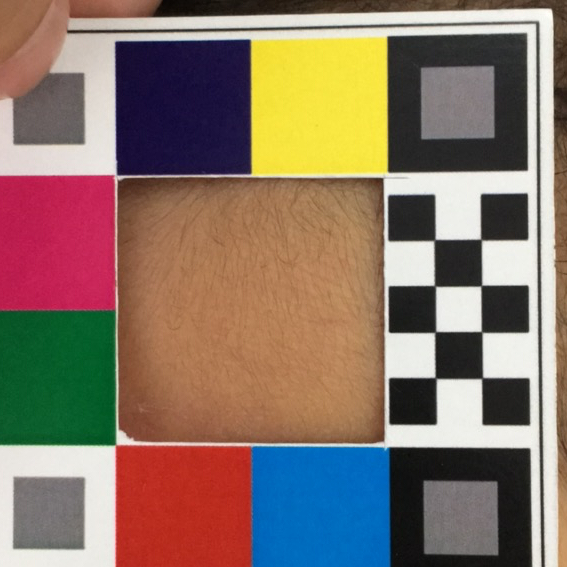
#> input picture sample_images/0001-1.jpg, 567 x 567 px
$ python -i data_preprocessing.py   (imports and definitions only)
#> lines starting #> are read from the running program, lines starting #| are printed output that depends on the picture
"""
Neonatal Jaundice Detection - Data Preprocessing
Step 3: Data Preprocessing & Preparation
"""

import pandas as pd
import numpy as np
import matplotlib.pyplot as plt
import seaborn as sns
import cv2
from PIL import Image
import os
from sklearn.model_selection import train_test_split
from sklearn.preprocessing import StandardScaler
import pickle
import warnings
# [1 line not run here, left out]

# ============================================================================
# 1. CONFIGURATION
# ============================================================================

CONFIG = {
    'DATA_PATH': 'NeoJaundice/NeoJaundice/chd_jaundice_published_2.csv',
    'IMAGES_PATH': 'NeoJaundice/NeoJaundice/images/',
    'OUTPUT_DIR': 'preprocessed_data/',

    # Image parameters
    'IMG_HEIGHT': 224,
    'IMG_WIDTH': 224,
    'IMG_CHANNELS': 3,

    # Split ratios
    'TRAIN_RATIO': 0.70,
    'VAL_RATIO': 0.15,
    'TEST_RATIO': 0.15,

    # Other parameters
    'RANDOM_SEED': 14
}

# Create output directory
# [16 lines not run here, left out]

# [1 line that did not run here, left out]
# [3 lines not run here, left out]

# Check for missing values
# [1 line that did not run here, left out]
# [13 lines not run here, left out]

# Get unique patients with their labels
# [1 line that did not run here, left out]
# [1 line that did not run here, left out]
# [1 line that did not run here, left out]

# [3 lines not run here, left out]

# First split: Train + Val vs Test (stratified by treatment)
# [7 lines that did not run here, left out]

# Second split: Train vs Val
val_ratio_adjusted = CONFIG['VAL_RATIO'] / (CONFIG['TRAIN_RATIO'] + CONFIG['VAL_RATIO'])
# [7 lines that did not run here, left out]

# [7 lines not run here, left out]

# Create train, val, test dataframes
# [1 line that did not run here, left out]
# [1 line that did not run here, left out]
# [1 line that did not run here, left out]

# [12 lines not run here, left out]

def extract_color_features(image_path):
    """
    Extract 29 jaundice-specific color features from image
    Color spaces: RGB, HSV, LAB, YCrCb
    Returns 29-dimensional feature vector:

    ✅ Core Color Means (12 features):
    - RGB mean (3)
    - HSV mean (3)
    - LAB mean (3)
    - YCrCb mean (3)

    ✅ Standard Deviations (9 features):
    - RGB std (3)
    - HSV std (3)
    - LAB std (3)

    ✅ Yellow-Dominance Features (8 features):
    - (R+G)/2 - B: Yellow strength
    - R/B: Red-to-blue ratio
    - G/B: Green-to-blue ratio
    - R/G: Red-to-green ratio
    - LAB_b: Direct yellow axis
    - LAB_b/LAB_L: Normalized yellow
    - Cr-Cb: YCrCb yellow indicator
    - HSV_S×HSV_V: Saturation-value product

    Preprocessing steps:
    1. Resize to 224x224
    2. Color calibration using gray patches in calibration card
    3. Extract ONLY skin region from center (exclude calibration card)
    4. Multi-color-space feature extraction from corrected skin
    5. Compute jaundice-specific features based on bilirubin physics
    """
#> called with image_path = 'sample_images/0001-1.jpg'
    try:
        # Read image
        img = cv2.imread(image_path)
#> img is the input picture: shape (567, 567, 3); mean B, G, R 102.1, 116.1, 136.5
        if img is None:
            return None

        # Resize to standard size
        img = cv2.resize(img, (CONFIG['IMG_WIDTH'], CONFIG['IMG_HEIGHT']))
#> img: shape (224, 224, 3)

        # Color calibration using gray world on peripheral regions (calibration card)
        # Sample gray patches from corners where calibration squares are located
        h, w, _ = img.shape
#> h = 224; w = 224
        patch_size = int(h * 0.1)  # 10% of image size
#> patch_size = 22

        # Extract corner gray patches (top-left, top-right, bottom-left, bottom-right)
        gray_patches = []
        gray_patches.append(img[0:patch_size, 0:patch_size])  # top-left
        gray_patches.append(img[0:patch_size, -patch_size:])  # top-right
        gray_patches.append(img[-patch_size:, 0:patch_size])  # bottom-left
        gray_patches.append(img[-patch_size:, -patch_size:])  # bottom-right

        # Calculate average color from gray patches for calibration
        gray_ref = np.mean([patch.mean(axis=(0, 1)) for patch in gray_patches], axis=0)
#> gray_ref = [126.7, 139.1, 156.1]
        avg_gray = gray_ref.mean()
#> avg_gray = 140.6

        # Apply color correction to entire image based on calibration
        img_float = img.astype(np.float32)
        if gray_ref[0] > 0 and gray_ref[1] > 0 and gray_ref[2] > 0:
            img_float[:, :, 0] = np.clip(img_float[:, :, 0] * (avg_gray / gray_ref[0]), 0, 255)
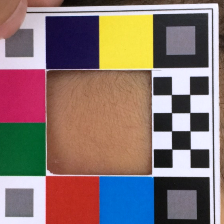
#> img_float: shape (224, 224, 3) float32; mean B, G, R 112.9, 115.9, 136.4
            img_float[:, :, 1] = np.clip(img_float[:, :, 1] * (avg_gray / gray_ref[1]), 0, 255)
            img_float[:, :, 2] = np.clip(img_float[:, :, 2] * (avg_gray / gray_ref[2]), 0, 255)
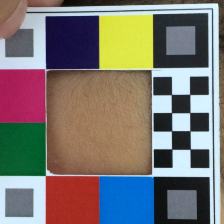
#> img_float: shape (224, 224, 3) float32; mean B, G, R 112.9, 117.2, 122.9

        img_corrected = img_float.astype(np.uint8)

        # Extract ONLY center skin region (exclude calibration card borders)
        # Use inner 40% to avoid calibration patches
        skin_roi = img_corrected[int(0.3*h):int(0.7*h), int(0.3*w):int(0.7*w)]
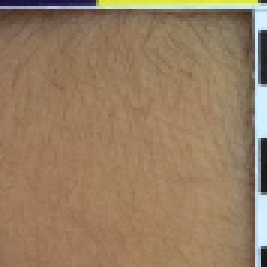
#> skin_roi: shape (89, 89, 3) (shown 3 times larger); mean B, G, R 97.3, 125.4, 151.8

        # Extract features from multiple color spaces (SKIN REGION ONLY)
        epsilon = 1e-6  # Avoid division by zero

        # ===== 1. CORE COLOR MEANS (12 features) =====
        # RGB features (BGR in OpenCV)
        rgb_mean = skin_roi.mean(axis=(0, 1))  # B, G, R means
#> rgb_mean = [97.25, 125.4, 151.8]
        b_mean, g_mean, r_mean = rgb_mean[0], rgb_mean[1], rgb_mean[2]
#> b_mean = 97.25; g_mean = 125.4; r_mean = 151.8

        # HSV features
        hsv = cv2.cvtColor(skin_roi, cv2.COLOR_BGR2HSV)
#> hsv: shape (89, 89, 3); mean H, S, V 20.7, 97, 153.8
        hsv_mean = hsv.mean(axis=(0, 1))  # H, S, V means
#> hsv_mean = [20.72, 96.97, 153.8]
        h_mean, s_mean, v_mean = hsv_mean[0], hsv_mean[1], hsv_mean[2]
#> h_mean = 20.72; s_mean = 96.97; v_mean = 153.8

        # LAB features
        lab = cv2.cvtColor(skin_roi, cv2.COLOR_BGR2LAB)
#> lab: shape (89, 89, 3); mean of channels 0, 1, 2 138.4, 134.4, 147.2
        lab_raw = lab.mean(axis=(0, 1))  # L, A, B means (raw from OpenCV)
#> lab_raw = [138.4, 134.4, 147.2]
        l_mean, a_mean, b_lab_raw = lab_raw[0], lab_raw[1], lab_raw[2]
#> l_mean = 138.4; a_mean = 134.4; b_lab_raw = 147.2
        # Center LAB A and B channels: OpenCV A,B ∈ [0,255] with 128=neutral
        # A_true = A_raw - 128 (negative=green, positive=red)
        # B_true = B_raw - 128 (negative=blue, positive=yellow)
        a_mean = a_mean - 128
#> a_mean = 6.39
        b_lab_mean = b_lab_raw - 128
#> b_lab_mean = 19.16
        lab_mean = np.array([l_mean, a_mean, b_lab_mean])  # Centered LAB
#> lab_mean = [138.4, 6.39, 19.16]

        # YCrCb features
        ycrcb = cv2.cvtColor(skin_roi, cv2.COLOR_BGR2YCrCb)
#> ycrcb: shape (89, 89, 3); mean of channels 0, 1, 2 130.1, 143.6, 109.5
        ycrcb_mean = ycrcb.mean(axis=(0, 1))  # Y, Cr, Cb means
#> ycrcb_mean = [130.1, 143.6, 109.5]
        y_mean, cr_mean, cb_mean = ycrcb_mean[0], ycrcb_mean[1], ycrcb_mean[2]
#> y_mean = 130.1; cr_mean = 143.6; cb_mean = 109.5

        # ===== 2. STANDARD DEVIATIONS (9 features) =====
        # Captures bilirubin variation across skin
        rgb_std = skin_roi.std(axis=(0, 1))  # B, G, R std
#> rgb_std = [30.67, 30.17, 26.68]
        hsv_std = hsv.std(axis=(0, 1))  # H, S, V std
#> hsv_std = [21.57, 20.3, 29.28]
        lab_std_raw = lab.std(axis=(0, 1))  # L, A, B std (raw)
#> lab_std_raw = [28.57, 4.89, 9.67]
        # Note: std is unaffected by centering, but for consistency with means
        lab_std = lab_std_raw  # L_std, A_std, B_std
#> lab_std = [28.57, 4.89, 9.67]

        # ===== 3. YELLOW-DOMINANCE FEATURES (8 features) =====
        # These directly model jaundice/bilirubin physics

        # Yellow strength: (R+G)/2 - B
        yellow_strength = ((r_mean + g_mean) / 2.0) - b_mean
#> yellow_strength = 41.35

        # R/B ratio: Red-to-blue (high in jaundice)
        r_b_ratio = r_mean / (b_mean + epsilon)
#> r_b_ratio = 1.56

        # G/B ratio: Green-to-blue (high in jaundice)
        g_b_ratio = g_mean / (b_mean + epsilon)
#> g_b_ratio = 1.29

        # R/G ratio: Red-to-green balance
        r_g_ratio = r_mean / (g_mean + epsilon)
#> r_g_ratio = 1.21

        # LAB b-channel: Direct yellow axis (positive = yellow)
        lab_b_yellow = b_lab_mean  # Already centered
#> lab_b_yellow = 19.16

        # LAB b/L ratio: Normalized yellow relative to lightness
        lab_b_l_ratio = b_lab_mean / (l_mean + epsilon)  # Uses centered b
#> lab_b_l_ratio = 0.138

        # YCrCb Cr-Cb difference: Yellow indicator
        cr_cb_diff = cr_mean - cb_mean
#> cr_cb_diff = 34.05

        # HSV S×V product: Saturation-value interaction
        sv_product = s_mean * v_mean
#> sv_product = 14918.2

        # ===== COMBINE ALL 29 FEATURES =====
        features = np.concatenate([
            # Core means (12)
            rgb_mean,        # B, G, R (3)
            hsv_mean,        # H, S, V (3)
            lab_mean,        # L, A, B (3)
            ycrcb_mean,      # Y, Cr, Cb (3)

            # Standard deviations (9)
            rgb_std,         # B_std, G_std, R_std (3)
            hsv_std,         # H_std, S_std, V_std (3)
            lab_std,         # L_std, A_std, B_std (3)

            # Yellow-dominance features (8)
            [yellow_strength, r_b_ratio, g_b_ratio, r_g_ratio,
             lab_b_yellow, lab_b_l_ratio, cr_cb_diff, sv_product]
        ])
#> features = 29 values, max 14918.2 at index 28, min 0.138 at index 26, mean 565.9
        return features
    except Exception as e:
        print(f"Error processing {image_path}: {e}")
        return None

def extract_features_from_df(df_subset, images_path):
    """Extract color features for all images in dataframe"""
    features_list = []
    valid_indices = []

    for idx, row in df_subset.iterrows():
        image_name = row['image_idx']
        image_path = os.path.join(images_path, image_name)

        features = extract_color_features(image_path)
        if features is not None:
            features_list.append(features)
            valid_indices.append(idx)

    return np.array(features_list), valid_indices

# Extract features from images
# [1 line not run here, left out]
# [1 line that did not run here, left out]
# [3 lines not run here, left out]
# [1 line that did not run here, left out]
# [3 lines not run here, left out]
# [1 line that did not run here, left out]
# [1 line not run here, left out]

# Filter dataframes to only valid images (use .loc for label-based indexing)
# [1 line that did not run here, left out]
# [1 line that did not run here, left out]
# [1 line that did not run here, left out]

# Normalize color features
# [1 line not run here, left out]
scaler = StandardScaler()
# [1 line that did not run here, left out]
# [1 line that did not run here, left out]
# [1 line that did not run here, left out]

# [18 lines not run here, left out]

def extract_clinical_features(df_subset, age_fill=None, gender_fill=None):
    """
    Extract age and gender from clinical data.
    gender: M=1, F=0  (NaN filled with gender_fill)
    age: age(day) as numeric  (NaN filled with age_fill)
    Returns (N, 2) array: [gender_encoded, age_day]
    """
    gender = df_subset['gender'].str.upper().fillna(gender_fill)
    gender_encoded = (gender == 'M').astype(float).values

    age = df_subset['age(day)'].astype(float)
    if age_fill is not None:
        age = age.fillna(age_fill)
    age = age.values

    return np.column_stack([gender_encoded, age])

# Compute fill values from training set only
# [1 line that did not run here, left out]
# [1 line that did not run here, left out]

# [3 lines not run here, left out]

# [1 line that did not run here, left out]
# [1 line that did not run here, left out]
# [1 line that did not run here, left out]

# Scale clinical features (fit on train only)
clinical_scaler = StandardScaler()
# [1 line that did not run here, left out]
# [1 line that did not run here, left out]
# [1 line that did not run here, left out]

# [14 lines not run here, left out]

# Save train/val/test split with reset index to avoid pickle issues
# [8 lines that did not run here, left out]

# [8 lines not run here, left out]

# Save clinical scaler + imputation fill values
# [5 lines that did not run here, left out]
# [63 lines not run here, left out]

>>> result = extract_color_features('sample_images/0001-1.jpg')
#> result has the same summary as features in extract_color_features

$ run again, on sample_images/0001-2.jpg
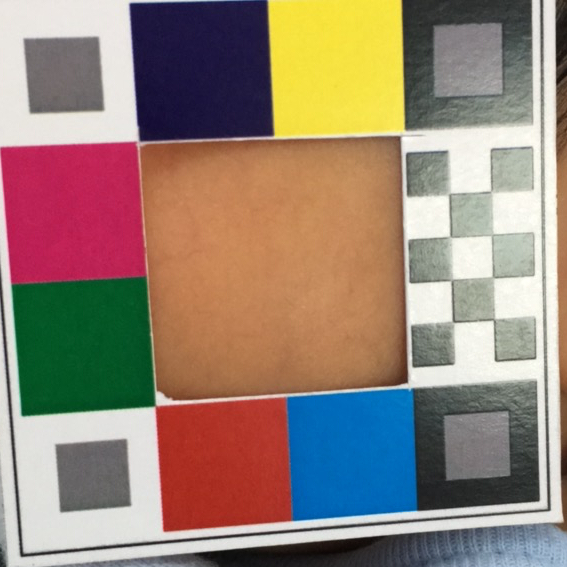
#> input picture sample_images/0001-2.jpg, 567 x 567 px
#> in extract_color_features, img is the input picture: shape (567, 567, 3); mean B, G, R 117.3, 130.9, 150.1
#> img: shape (224, 224, 3)
#> gray_ref = [173.7, 172.7, 170.2]
#> avg_gray = 172.2
#> in extract_color_features, `skin_roi = img_corrected[int(0.3*h):int(0.7*h), int(0.3*w):int(0.7*w)]`:
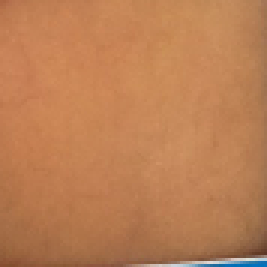
#> skin_roi: shape (89, 89, 3) (shown 3 times larger); mean B, G, R 84.3, 127, 187.8
#> rgb_mean = [84.26, 127, 187.8]
#> b_mean = 84.26; g_mean = 127; r_mean = 187.8
#> hsv: shape (89, 89, 3); mean H, S, V 13, 142, 188.5
#> hsv_mean = [12.99, 142, 188.5]
#> h_mean = 12.99; s_mean = 142; v_mean = 188.5
#> lab: shape (89, 89, 3); mean of channels 0, 1, 2 149.4, 147.1, 160.6
#> lab_raw = [149.4, 147.1, 160.6]
#> in extract_color_features, `l_mean, a_mean, b_lab_raw = lab_raw[0], lab_raw[1], lab_raw[2]`: l_mean = 149.4; a_mean = 147.1; b_lab_raw = 160.6
#> in extract_color_features, `a_mean = a_mean - 128`: a_mean = 19.09
#> b_lab_mean = 32.63
#> lab_mean = [149.4, 19.09, 32.63]
#> ycrcb: shape (89, 89, 3); mean of channels 0, 1, 2 140.4, 161.9, 96.3
#> ycrcb_mean = [140.4, 161.9, 96.34]
#> y_mean = 140.4; cr_mean = 161.9; cb_mean = 96.34
#> rgb_std = [13.01, 12.34, 18.75]
#> hsv_std = [7.41, 11.7, 15.52]
#> lab_std_raw = [12.63, 3.09, 6.04]
#> yellow_strength = 73.13
#> r_b_ratio = 2.23
#> g_b_ratio = 1.51
#> r_g_ratio = 1.48
#> lab_b_yellow = 32.63
#> lab_b_l_ratio = 0.218
#> cr_cb_diff = 65.52
#> sv_product = 26770.6
#> features = 29 values, max 26770.6 at index 28, min 0.218 at index 26, mean 979
#> result has the same summary as features in extract_color_features

$ run again, on sample_images/0001-3.jpg
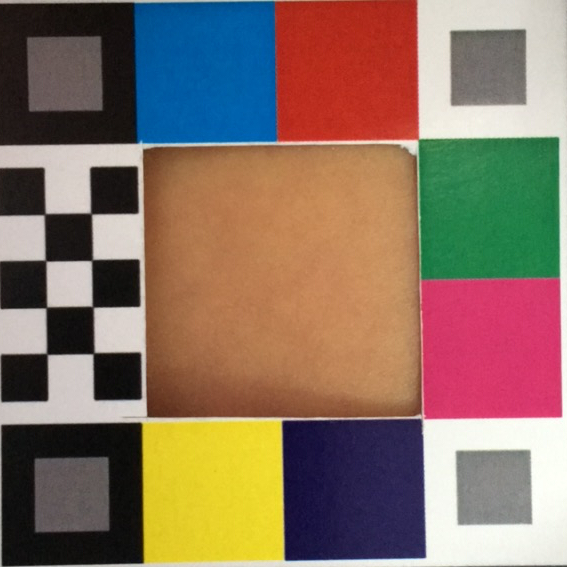
#> input picture sample_images/0001-3.jpg, 567 x 567 px
#> in extract_color_features, img is the input picture: shape (567, 567, 3); mean B, G, R 97.4, 113.2, 136.6
#> img: shape (224, 224, 3)
#> gray_ref = [119.4, 124.4, 127.7]
#> avg_gray = 123.9
#> in extract_color_features, `skin_roi = img_corrected[int(0.3*h):int(0.7*h), int(0.3*w):int(0.7*w)]`:
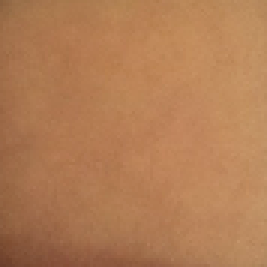
#> skin_roi: shape (89, 89, 3) (shown 3 times larger); mean B, G, R 84.5, 125, 178.2
#> rgb_mean = [84.52, 125, 178.2]
#> b_mean = 84.52; g_mean = 125; r_mean = 178.2
#> hsv: shape (89, 89, 3); mean H, S, V 12.9, 134.4, 178.2
#> hsv_mean = [12.94, 134.4, 178.2]
#> h_mean = 12.94; s_mean = 134.4; v_mean = 178.2
#> lab: shape (89, 89, 3); mean of channels 0, 1, 2 145.1, 144, 158.2
#> lab_raw = [145.1, 144, 158.2]
#> in extract_color_features, `l_mean, a_mean, b_lab_raw = lab_raw[0], lab_raw[1], lab_raw[2]`: l_mean = 145.1; a_mean = 144; b_lab_raw = 158.2
#> in extract_color_features, `a_mean = a_mean - 128`: a_mean = 16.04
#> b_lab_mean = 30.2
#> lab_mean = [145.1, 16.04, 30.2]
#> ycrcb: shape (89, 89, 3); mean of channels 0, 1, 2 136.3, 157.8, 98.8
#> ycrcb_mean = [136.3, 157.8, 98.76]
#> y_mean = 136.3; cr_mean = 157.8; cb_mean = 98.76
#> rgb_std = [9.92, 14.06, 14.79]
#> hsv_std = [1.05, 5.7, 14.79]
#> lab_std_raw = [13.73, 1.62, 2.19]
#> yellow_strength = 67.06
#> r_b_ratio = 2.11
#> g_b_ratio = 1.48
#> r_g_ratio = 1.43
#> lab_b_yellow = 30.2
#> lab_b_l_ratio = 0.208
#> cr_cb_diff = 59.09
#> sv_product = 23946.9
#> features = 29 values, max 23946.9 at index 28, min 0.208 at index 26, mean 878.8
#> result has the same summary as features in extract_color_features

$ run again, on sample_images/0002-1.jpg
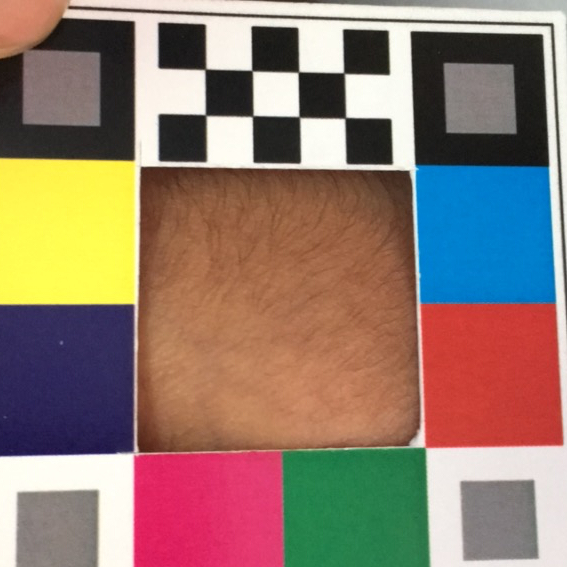
#> input picture sample_images/0002-1.jpg, 567 x 567 px
#> in extract_color_features, img is the input picture: shape (567, 567, 3); mean B, G, R 110.1, 122.9, 145.4
#> img: shape (224, 224, 3)
#> gray_ref = [149.5, 159.3, 177.7]
#> avg_gray = 162.2
#> in extract_color_features, `img_float[:, :, 2] = np.clip(img_float[:, :, 2] * (avg_gray / gray_ref..`:
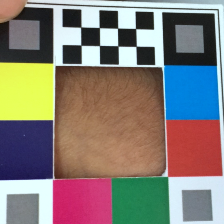
#> img_float: shape (224, 224, 3) float32; mean B, G, R 118.7, 124.8, 132.7
#> in extract_color_features, `skin_roi = img_corrected[int(0.3*h):int(0.7*h), int(0.3*w):int(0.7*w)]`:
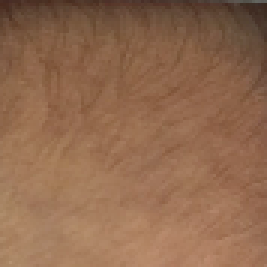
#> skin_roi: shape (89, 89, 3) (shown 3 times larger); mean B, G, R 78.8, 105.7, 145.3
#> rgb_mean = [78.79, 105.7, 145.3]
#> b_mean = 78.79; g_mean = 105.7; r_mean = 145.3
#> hsv: shape (89, 89, 3); mean H, S, V 12.1, 117.2, 145.3
#> hsv_mean = [12.15, 117.2, 145.3]
#> h_mean = 12.15; s_mean = 117.2; v_mean = 145.3
#> lab: shape (89, 89, 3); mean of channels 0, 1, 2 122.4, 140.3, 149.3
#> lab_raw = [122.4, 140.3, 149.3]
#> in extract_color_features, `l_mean, a_mean, b_lab_raw = lab_raw[0], lab_raw[1], lab_raw[2]`: l_mean = 122.4; a_mean = 140.3; b_lab_raw = 149.3
#> in extract_color_features, `a_mean = a_mean - 128`: a_mean = 12.3
#> b_lab_mean = 21.31
#> lab_mean = [122.4, 12.3, 21.31]
#> ycrcb: shape (89, 89, 3); mean of channels 0, 1, 2 114.5, 150.1, 107.9
#> ycrcb_mean = [114.5, 150.1, 107.9]
#> y_mean = 114.5; cr_mean = 150.1; cb_mean = 107.9
#> rgb_std = [15.39, 19.44, 24.01]
#> hsv_std = [1.22, 9.07, 24]
#> lab_std_raw = [20.97, 2, 3.05]
#> yellow_strength = 46.73
#> r_b_ratio = 1.84
#> g_b_ratio = 1.34
#> r_g_ratio = 1.37
#> lab_b_yellow = 21.31
#> lab_b_l_ratio = 0.174
#> cr_cb_diff = 42.16
#> sv_product = 17026.9
#> features = 29 values, max 17026.9 at index 28, min 0.174 at index 26, mean 634.3
#> result has the same summary as features in extract_color_features
